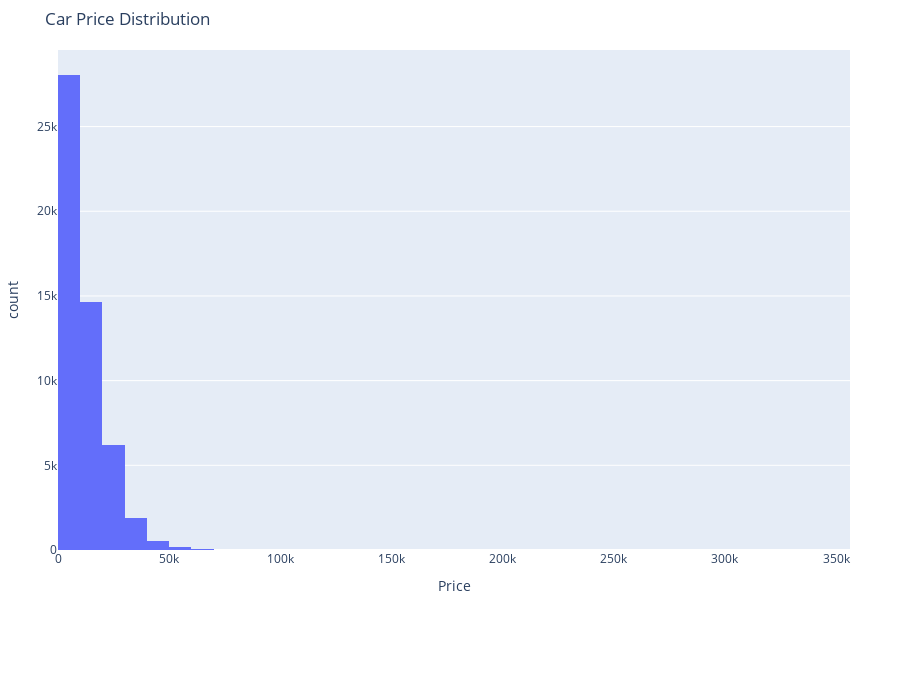

Notebook cell for this chart:
### Markdown cell above
# Plotting

### Code cell
#Histogram for car prices without the slider
fig_hist = px.histogram(cars_df, x='price', nbins=40, title='Car Price Distribution', 
                         range_x=[0, cars_df['price'].max() * 0.95])  #Adjusted price range

#Update layout to remove slider and ensure the plot appears solid
fig_hist.update_layout(
    height=700,  #Make the plot taller by increasing height
    xaxis_title="Price",  #Add x-axis label for clarity
    margin=dict(t=50, b=150, l=50, r=50)  #Adjust margins to prevent overlap
)

fig_hist.show()

### Figure 1 — Plotly figure (JSON) as saved in the notebook; plotly's stock layout.template omitted (floating-point values rounded to 4 significant figures; data arrays with more than 128 entries replaced by an {"elided": "..."} marker saying what was removed)
{"data": [{"alignmentgroup": "True", "bingroup": "x", "hovertemplate": "price=%{x}<br>count=%{y}<extra></extra>", "legendgroup": "", "marker": {"color": "#636efa", "pattern": {"shape": ""}}, "name": "", "nbinsx": 40, "offsetgroup": "", "orientation": "v", "showlegend": false, "type": "histogram", "x": {"elided": "51525 int values"}, "xaxis": "x", "yaxis": "y"}], "layout": {"barmode": "relative", "height": 700, "legend": {"tracegroupgap": 0}, "margin": {"b": 150, "l": 50, "r": 50, "t": 50}, "title": {"text": "Car Price Distribution"}, "xaxis": {"anchor": "y", "domain": [0, 1], "range": [0, 356250], "title": {"text": "Price"}}, "yaxis": {"anchor": "x", "domain": [0, 1], "title": {"text": "count"}}}}
